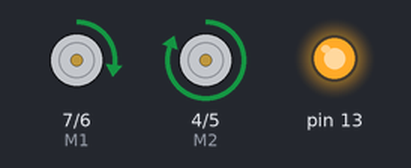
Simulated run of this sketch. Board: Arduino Uno, built with avr-gcc and run on an emulated ATmega328P. On the bench: direction and speed pins drawn as motors (green arrow = direction pin HIGH = forward, orange = LOW = backward, longer = more drive), output pins drawn as LEDs (lit = HIGH).

Above: at 0.05 s.
Timing chart, 0 to 3.0 s (numbered marks = the images above):
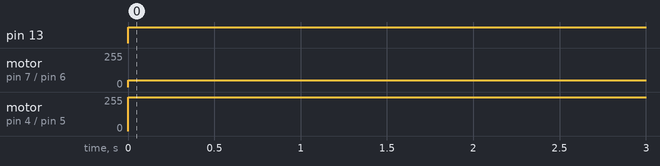

The sketch:

motor_control_serial_scout.ino
```cpp
int M2 = 4;
int E2 = 5;
int E1 = 6;
int M1 = 7;
int a=0;

void setup()
{
    pinMode(M1, OUTPUT);
    pinMode(M2, OUTPUT);
    pinMode(13, OUTPUT);
}

void loop()
{
    digitalWrite(13,HIGH);

    if(a==0)
    {
        digitalWrite(M1,HIGH);
        digitalWrite(M2,HIGH);
        analogWrite(E1, 50);
        analogWrite(E2, 255);
        delay(20000);

        digitalWrite(M1,LOW);
        digitalWrite(M2,LOW);
        analogWrite(E1, 0);
        analogWrite(E2, 0);

        a=1;
    }
    else
    {
         delay(500);
         digitalWrite(13,LOW);
         delay(500);
    }
}
```

Base64.cpp
```cpp
#include "Base64.h"

const char b64_alphabet[] = "ABCDEFGHIJKLMNOPQRSTUVWXYZ"
		"abcdefghijklmnopqrstuvwxyz"
		"0123456789+/";

/* 'Private' declarations */
inline void a3_to_a4(unsigned char * a4, unsigned char * a3);
inline void a4_to_a3(unsigned char * a3, unsigned char * a4);
inline unsigned char b64_lookup(char c);

int base64_encode(char *output, char *input, int inputLen) {
	int i = 0, j = 0;
	int encLen = 0;
	unsigned char a3[3];
	unsigned char a4[4];

	while(inputLen--) {
		a3[i++] = *(input++);
		if(i == 3) {
			a3_to_a4(a4, a3);

			for(i = 0; i < 4; i++) {
				output[encLen++] = b64_alphabet[a4[i]];
			}

			i = 0;
		}
	}

	if(i) {
		for(j = i; j < 3; j++) {
			a3[j] = '\0';
		}

		a3_to_a4(a4, a3);

		for(j = 0; j < i + 1; j++) {
			output[encLen++] = b64_alphabet[a4[j]];
		}

		while((i++ < 3)) {
			output[encLen++] = '=';
		}
	}
	output[encLen] = '\0';
	return encLen;
}

int base64_decode(char * output, char * input, int inputLen) {
	int i = 0, j = 0;
	int decLen = 0;
	unsigned char a3[3];
	unsigned char a4[4];


	while (inputLen--) {
		if(*input == '=') {
			break;
		}

		a4[i++] = *(input++);
		if (i == 4) {
			for (i = 0; i <4; i++) {
				a4[i] = b64_lookup(a4[i]);
			}

			a4_to_a3(a3,a4);

			for (i = 0; i < 3; i++) {
				output[decLen++] = a3[i];
			}
			i = 0;
		}
	}

	if (i) {
		for (j = i; j < 4; j++) {
			a4[j] = '\0';
		}

		for (j = 0; j <4; j++) {
			a4[j] = b64_lookup(a4[j]);
		}

		a4_to_a3(a3,a4);

		for (j = 0; j < i - 1; j++) {
			output[decLen++] = a3[j];
		}
	}
	output[decLen] = '\0';
	return decLen;
}

int base64_enc_len(int plainLen) {
	int n = plainLen;
	return (n + 2 - ((n + 2) % 3)) / 3 * 4;
}

int base64_dec_len(char * input, int inputLen) {
	int i = 0;
	int numEq = 0;
	for(i = inputLen - 1; input[i] == '='; i--) {
		numEq++;
	}

	return ((6 * inputLen) / 8) - numEq;
}

inline void a3_to_a4(unsigned char * a4, unsigned char * a3) {
	a4[0] = (a3[0] & 0xfc) >> 2;
	a4[1] = ((a3[0] & 0x03) << 4) + ((a3[1] & 0xf0) >> 4);
	a4[2] = ((a3[1] & 0x0f) << 2) + ((a3[2] & 0xc0) >> 6);
	a4[3] = (a3[2] & 0x3f);
}

inline void a4_to_a3(unsigned char * a3, unsigned char * a4) {
	a3[0] = (a4[0] << 2) + ((a4[1] & 0x30) >> 4);
	a3[1] = ((a4[1] & 0xf) << 4) + ((a4[2] & 0x3c) >> 2);
	a3[2] = ((a4[2] & 0x3) << 6) + a4[3];
}

inline unsigned char b64_lookup(char c) {
	if(c >='A' && c <='Z') return c - 'A';
	if(c >='a' && c <='z') return c - 71;
	if(c >='0' && c <='9') return c + 4;
	if(c == '+') return 62;
	if(c == '/') return 63;
	return -1;
}
```

Base64.h
```cpp
#ifndef _BASE64_H
#define _BASE64_H

/* b64_alphabet:
 * 		Description: Base64 alphabet table, a mapping between integers
 * 					 and base64 digits
 * 		Notes: This is an extern here but is defined in Base64.c
 */
extern const char b64_alphabet[];

/* base64_encode:
 * 		Description:
 * 			Encode a string of characters as base64
 * 		Parameters:
 * 			output: the output buffer for the encoding, stores the encoded string
 * 			input: the input buffer for the encoding, stores the binary to be encoded
 * 			inputLen: the length of the input buffer, in bytes
 * 		Return value:
 * 			Returns the length of the encoded string
 * 		Requirements:
 * 			1. output must not be null or empty
 * 			2. input must not be null
 * 			3. inputLen must be greater than or equal to 0
 */
int base64_encode(char *output, char *input, int inputLen);

/* base64_decode:
 * 		Description:
 * 			Decode a base64 encoded string into bytes
 * 		Parameters:
 * 			output: the output buffer for the decoding,
 * 					stores the decoded binary
 * 			input: the input buffer for the decoding,
 * 				   stores the base64 string to be decoded
 * 			inputLen: the length of the input buffer, in bytes
 * 		Return value:
 * 			Returns the length of the decoded string
 * 		Requirements:
 * 			1. output must not be null or empty
 * 			2. input must not be null
 * 			3. inputLen must be greater than or equal to 0
 */
int base64_decode(char *output, char *input, int inputLen);

/* base64_enc_len:
 * 		Description:
 * 			Returns the length of a base64 encoded string whose decoded
 * 			form is inputLen bytes long
 * 		Parameters:
 * 			inputLen: the length of the decoded string
 * 		Return value:
 * 			The length of a base64 encoded string whose decoded form
 * 			is inputLen bytes long
 * 		Requirements:
 * 			None
 */
int base64_enc_len(int inputLen);

/* base64_dec_len:
 * 		Description:
 * 			Returns the length of the decoded form of a
 * 			base64 encoded string
 * 		Parameters:
 * 			input: the base64 encoded string to be measured
 * 			inputLen: the length of the base64 encoded string
 * 		Return value:
 * 			Returns the length of the decoded form of a
 * 			base64 encoded string
 * 		Requirements:
 * 			1. input must not be null
 * 			2. input must be greater than or equal to zero
 */
int base64_dec_len(char *input, int inputLen);

#endif // _BASE64_H
```

CmdMessenger.cpp
```cpp
// ADDED FOR COMPATIBILITY WITH WIRING ??
extern "C" {
  #include <stdlib.h>
}

#include "CmdMessenger.h"
#include "Streaming.h"

//////////////////// Cmd Messenger imp ////////////////
CmdMessenger::CmdMessenger(Stream &ccomms)
{
  init(ccomms,' ',';');
}

CmdMessenger::CmdMessenger(Stream &ccomms, char fld_separator)
{
  init(ccomms,fld_separator,';');
}

CmdMessenger::CmdMessenger(Stream &ccomms, char fld_separator, char cmd_separator)
{
  init(ccomms,fld_separator,cmd_separator);
}

void CmdMessenger::attach(messengerCallbackFunction newFunction) {
	default_callback = newFunction;
}

void CmdMessenger::attach(byte msgId, messengerCallbackFunction newFunction) {
    if (msgId > 0 && msgId <= MAXCALLBACKS) // <= ? I think its ok ?
	callbackList[msgId-1] = newFunction;
}

void CmdMessenger::discard_LF_CR()
{
  discard_newlines = true;
}

void CmdMessenger::print_LF_CR()
{
  print_newlines   = true;
}

void CmdMessenger::init(Stream &ccomms, char fld_separator, char cmd_separator)
{
  comms = &ccomms;

  discard_newlines = false;
  print_newlines   = false;

  field_separator   = fld_separator;
  command_separator = cmd_separator;

  bufferLength = MESSENGERBUFFERSIZE;
  bufferLastIndex = MESSENGERBUFFERSIZE -1;
  reset();

  default_callback = NULL;
  for (int i = 0; i < MAXCALLBACKS; i++)
    callbackList[i] = NULL;

  pauseProcessing = false;
}

void CmdMessenger::reset() {
        bufferIndex = 0;
        current = NULL;
        last = NULL;
        dumped = 1;
}

uint8_t CmdMessenger::next()
{
  char * temppointer= NULL;
  // Currently, cmd messenger only supports 1 char for the field seperator
  const char seperator_tokens[] = { field_separator,'\0' };
  switch (messageState)
  {
    case 0:
    return 0;
    case 1:
    temppointer = buffer;
    messageState = 2;
    default:
    if (dumped)
      current = strtok_r(temppointer,seperator_tokens,&last);
    if (current != NULL)
    {
      dumped = 0;
      return 1;
    }
  }
  return 0;
}

uint8_t CmdMessenger::available()
{
  return next();
}

uint8_t CmdMessenger::process(int serialByte) {
    messageState = 0;
    char serialChar = (char)serialByte;

    if (serialByte > 0) {

      // Currently, cmd messenger only supports 1 char for the command seperator
      if(serialChar == command_separator)
      {
        buffer[bufferIndex]=0;
        if(bufferIndex > 0)
        {
          messageState = 1;
          current = buffer;
        }
        reset();
      }
      else
      {
        buffer[bufferIndex]=serialByte;
        bufferIndex++;
        if (bufferIndex >= bufferLastIndex) reset();

        if(discard_newlines && (serialChar != field_separator))
          if((serialChar == '\n') || (serialChar == '\r'))
            reset();
      }
    }

    if ( messageState == 1 ) {
    	handleMessage();
    }
    return messageState;
}

void CmdMessenger::handleMessage()
{
    // If we didnt want to use ASCII integer...
    // we would change the line below vv
	int id = readInt();

	//Serial << "ID+" << id << endl;
	// Because readInt() can fail and return a 0 we can't
	// start our array index at that number
	if (id > 0 && id <= MAXCALLBACKS && callbackList[id-1] != NULL)
	  (*callbackList[id-1])();
	else // Cmd not registered default callback
	  (*default_callback)();
}

void CmdMessenger::feedinSerialData()
{
  while ( !pauseProcessing && comms->available( ) )
    process(comms->read( ) );
}

boolean CmdMessenger::blockedTillReply(int timeout)
{
  unsigned long start = millis();
  unsigned long time = start;
  while(!comms->available() || (start - time) > timeout )
    time = millis();
}

// if the arguments in the future could be passed in as int/long/float etc
// then it might make sense to use the above writeReal????() methods
// I've removed them for now.
char* CmdMessenger::sendCmd(int cmdId, char *msg, boolean reqAc,
			       char *replyBuff, int butSize, int timeout,
			       int retryCount)
{
  int tryCount = 0;
  pauseProcessing = true;
  //*comms << cmdId << field_separator << msg << endl;
  comms->print(cmdId);
  comms->print(field_separator);
  comms->print(msg);
  comms->print(command_separator);
  if(print_newlines)
    comms->println(); // should append BOTH \r\n
  if (reqAc) {
    do {
      blockedTillReply(timeout);
      //strcpy(replyBuff, buf;
    } while( tryCount < retryCount);
  }

  pauseProcessing = false;
  return NULL;
}


// Not sure if it will work for signed.. check it out
/*unsigned char *CmdMessenger::writeRealInt(int val, unsigned char buff[2])
{
  buff[1] = (unsigned char)val;
  buff[0] = (unsigned char)(val >> 8);
  buff[2] = 0;
  return buff;
}

char* CmdMessenger::writeRealLong(long val, char buff[4])
{
  //buff[1] = (unsigned char)val;
  //buff[0] = (unsigned char)(val >> 8);
  return buff;
}

char* CmdMessenger::writeRealFloat(float val, char buff[4])
{
  //buff[1] = (unsigned char)val;
  //buff[0] = (unsigned char)(val >> 8);
  return buff;
}
*/

int CmdMessenger::readInt()
{
  if (next())
  {
    dumped = 1;
    return atoi(current);
  }
  return 0;
}

char CmdMessenger::readChar()
{
  if (next())
  {
    dumped = 1;
    return current[0];
  }
  return 0;
}

void CmdMessenger::copyString(char *string, uint8_t size)
{
  if (next())
  {
    dumped = 1;
    strlcpy(string,current,size);
  }
  else
  {
    if ( size ) string[0] = '\0';
  }
}

uint8_t CmdMessenger::checkString(char *string)
{
  if (next())
  {
    if ( strcmp(string,current) == 0 )
    {
      dumped = 1;
      return 1;
    }
    else
    {
      return 0;
    }
  }
}
```

CmdMessenger.h
```cpp
#ifndef CmdMessenger_h
#define CmdMessenger_h

#include <inttypes.h>
#if defined(ARDUINO) && ARDUINO >= 100
#include <Arduino.h>
#else
#include "WProgram.h"
#endif


#include <Stream.h>

extern "C" {
  // Our callbacks are always method signature: void cmd(void);
  typedef void (*messengerCallbackFunction)(void);
}

#define MAXCALLBACKS 50        // The maximum number of unique commands
#define MESSENGERBUFFERSIZE 64 // The maximum length of the buffer (defaults to 64)
#define DEFAULT_TIMEOUT 5000   // Abandon incomplete messages if nothing heard after 5 seconds

class CmdMessenger
{

protected:
  uint8_t bufferIndex;     // Index where to write the data
  uint8_t bufferLength;    // Is set to MESSENGERBUFFERSIZE
  uint8_t bufferLastIndex; // The last index of the buffer

  messengerCallbackFunction default_callback;
  messengerCallbackFunction callbackList[MAXCALLBACKS];

  // (not implemented, generally not needed)
  // when we are sending a message and requre answer or acknowledgement
  // suspend any processing (process()) when serial intterupt is recieved
  // Even though we usually only have single processing thread we still need
  // this i think because Serial interrupts.
  // Could also be usefull when we want data larger than MESSENGERBUFFERSIZE
  // we could send a startCmd, which could pauseProcessing and read directly
  // from serial all the data, send acknowledge etc and then resume processing
  boolean pauseProcessing;

  void handleMessage();
  void init(Stream &comms, char field_separator, char command_separator);
  uint8_t process(int serialByte);
  void reset();

  char buffer[MESSENGERBUFFERSIZE]; // Buffer that holds the data
  uint8_t messageState;
  uint8_t dumped;
  char* current; // Pointer to current data
  char* last;

public:
  CmdMessenger(Stream &comms);
  CmdMessenger(Stream &comms, char fld_separator);
  CmdMessenger(Stream &comms, char fld_separator, char cmd_separator);

  void attach(messengerCallbackFunction newFunction);
  void discard_LF_CR();
  void print_LF_CR();

  uint8_t next();
  uint8_t available();

  int readInt();
  char readChar();
  void copyString(char *string, uint8_t size);
  uint8_t checkString(char *string);

  // Polymorphism used to interact with serial class
  // Stream is an abstract base class which defines a base set
  // of functionality used by the serial classes.
  Stream *comms;

  void attach(byte msgId, messengerCallbackFunction newFunction);

  char* sendCmd(int cmdId, char *msg, boolean reqAc = false,
		    char *replyBuff = NULL, int butSize = 0, int timeout = DEFAULT_TIMEOUT,
		    int retryCount = 10);

  void feedinSerialData();

  char command_separator;
  char field_separator;

  boolean discard_newlines;
  boolean print_newlines;

  boolean blockedTillReply(int timeout = DEFAULT_TIMEOUT);
};
#endif
```

Measured:
- by itself, pin 13: repeats every 1.0 s: LOW 0.50 s, HIGH 0.50 s
- by itself, motor on pin 7 (M1) / pin 6 (E1): stopped → forward 50/255 at 0.00 s, → stopped 20.0 s later
- by itself, motor on pin 4 (M2) / pin 5 (E2): stopped → forward 255/255 at 0.00 s, → stopped 20.0 s later
